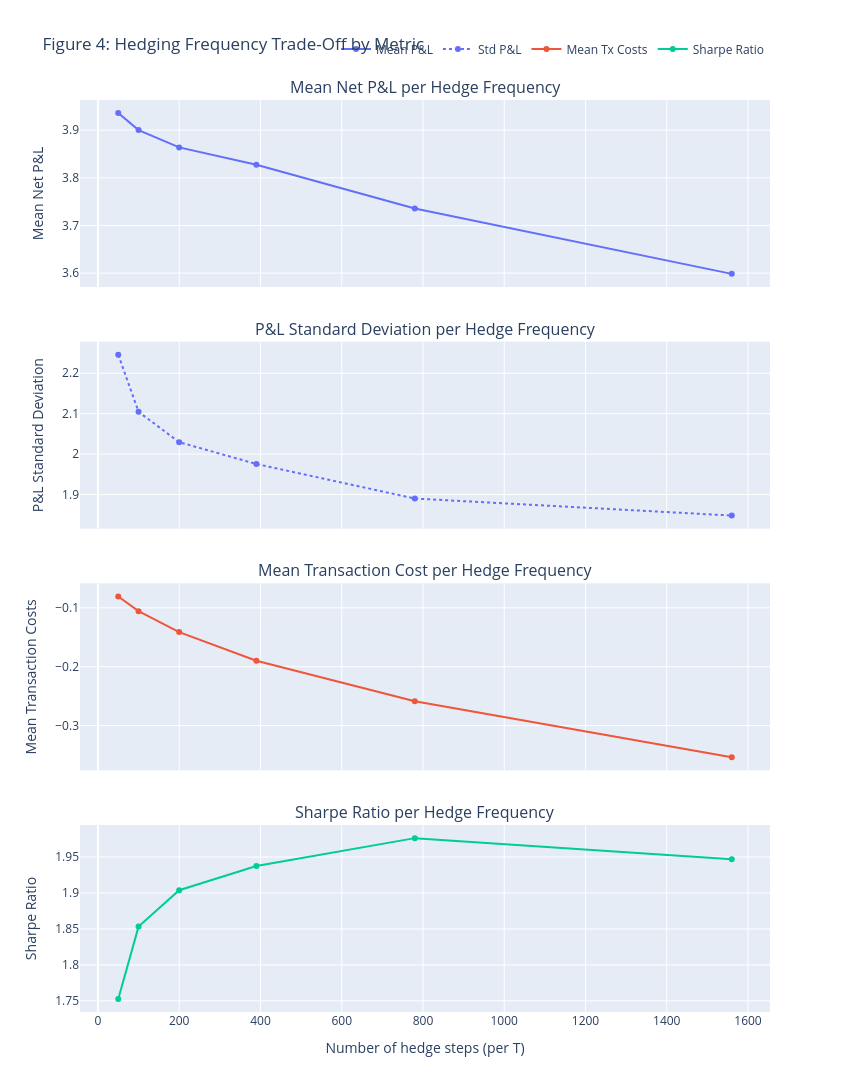

Notebook source saved alongside this figure:
### Markdown cell above
## Theory: Discrete-Time Link and Empirical Estimator

With rebalancing at discrete times $t_k = k\,\Delta t$ for $k = 0,\dots, N$ (so $N\,\Delta t = T$), a Riemann-sum analogue of the continuous identity is
$$
\sum_{k=1}^{N} \tfrac{1}{2}\,\Gamma_k\,S_k^2 \left[ \left(\tfrac{\Delta S_k}{S_k}\right)^2 - \sigma_{\text{imp}}^2\,\Delta t \right],
\qquad \Delta S_k := S_k - S_{k-1}.
$$
Key points:
- The quadratic-variation term $\big(\Delta S_k / S_k\big)^2$ estimates realized variance over $[t_{k-1}, t_k]$.
- The $-\sigma_{\text{imp}}^2\,\Delta t$ term offsets expected gamma earnings under the pricing (implied) volatility.
- Discrete hedging introduces residual terms (from hedge slippage and higher-order effects), and transaction costs reduce net P&L.

Connection to our Monte Carlo components:
- Payoff minus premium captures terminal value less initial price.
- Hedge trading aggregates $-\Delta\,\Delta S$ over steps (the P&L of the short stock position).
- Financing accrues interest on the cash account; with $r = 0$ this vanishes in expectation.
- Transaction costs penalize every trade and the final liquidation.

Figure 3’s slope of Net P&L vs. (realized $-$ implied) volatility is the discrete-time empirical counterpart of the continuous result: positive slope indicates monetization of variance when realized exceeds implied, with magnitude affected by hedging frequency and costs. Figure 6 summarizes the average contribution of each component, illustrating how costs and slippage move the realized P&L away from the idealized integral.

### Code cell
from plotly.subplots import make_subplots

sigma_imp = 0.1
transaction_cost_bps = 2

mean_pnls = []
mean_costs = []
std_pnls = []
sharpe_ratios = []
for steps in n_steps_list:
    sweep = simulate_delta_hedge_paths_mc(
        S0=S0, K=K, r=r, sigma_real=sigma_real, sigma_imp=sigma_imp, T=T,
        n_steps=steps, n_paths=min(n_paths, 8000), seed=GLOBAL_SEED+4, transaction_cost_bps=transaction_cost_bps
    )
    p = sweep['pnl']
    mean_val = np.mean(p)
    std_val = np.std(p)
    mean_pnls.append(mean_val)
    std_pnls.append(std_val)
    mean_costs.append(np.mean(sweep['transaction_cost_component']))
    sharpe_ratios.append(mean_val / std_val if std_val > 1e-12 else np.nan)

fig4 = make_subplots(
    rows=4,
    cols=1,
    shared_xaxes=True,
    vertical_spacing=0.06,
    subplot_titles=(
        'Mean Net P&L per Hedge Frequency',
        'P&L Standard Deviation per Hedge Frequency',
        'Mean Transaction Cost per Hedge Frequency',
        'Sharpe Ratio per Hedge Frequency'
    )
)

fig4.add_trace(
    go.Scatter(x=n_steps_list, y=mean_pnls, name='Mean P&L', mode='lines+markers'),
    row=1,
    col=1
)
fig4.add_trace(
    go.Scatter(
        x=n_steps_list,
        y=std_pnls,
        name='Std P&L',
        mode='lines+markers',
        line=dict(dash='dot', color='#636EFA')
    ),
    row=2,
    col=1
)
fig4.add_trace(
    go.Scatter(
        x=n_steps_list,
        y=mean_costs,
        name='Mean Tx Costs',
        mode='lines+markers',
        line=dict(color='#EF553B')
    ),
    row=3,
    col=1
)
fig4.add_trace(
    go.Scatter(
        x=n_steps_list,
        y=sharpe_ratios,
        name='Sharpe Ratio',
        mode='lines+markers',
        line=dict(color='#00CC96')
    ),
    row=4,
    col=1
)

fig4.update_layout(
    title_text='Figure 4: Hedging Frequency Trade-Off by Metric',
    width=850,
    height=1150,
    hovermode='x unified',
    legend=dict(orientation='h', yanchor='bottom', y=1.04, xanchor='right', x=1)
)
fig4.update_xaxes(title_text='Number of hedge steps (per T)', row=4, col=1)
fig4.update_yaxes(title_text='Mean Net P&L', row=1, col=1)
fig4.update_yaxes(title_text='P&L Standard Deviation', row=2, col=1)
fig4.update_yaxes(title_text='Mean Transaction Costs', row=3, col=1)
fig4.update_yaxes(title_text='Sharpe Ratio', row=4, col=1)
fig4.show()

### Figure 1 — Plotly figure (JSON) as saved in the notebook; plotly's stock layout.template omitted (floating-point values rounded to 4 significant figures)
{"data": [{"mode": "lines+markers", "name": "Mean P&L", "type": "scatter", "x": [50, 100, 200, 390, 780, 1560], "xaxis": "x", "y": [3.936, 3.9, 3.864, 3.828, 3.735, 3.598], "yaxis": "y"}, {"line": {"color": "#636EFA", "dash": "dot"}, "mode": "lines+markers", "name": "Std P&L", "type": "scatter", "x": [50, 100, 200, 390, 780, 1560], "xaxis": "x2", "y": [2.246, 2.105, 2.029, 1.976, 1.89, 1.848], "yaxis": "y2"}, {"line": {"color": "#EF553B"}, "mode": "lines+markers", "name": "Mean Tx Costs", "type": "scatter", "x": [50, 100, 200, 390, 780, 1560], "xaxis": "x3", "y": [-0.08069, -0.1056, -0.1412, -0.1898, -0.2587, -0.3537], "yaxis": "y3"}, {"line": {"color": "#00CC96"}, "mode": "lines+markers", "name": "Sharpe Ratio", "type": "scatter", "x": [50, 100, 200, 390, 780, 1560], "xaxis": "x4", "y": [1.753, 1.853, 1.904, 1.937, 1.976, 1.947], "yaxis": "y4"}], "layout": {"annotations": [{"font": {"size": 16}, "showarrow": false, "text": "Mean Net P&L per Hedge Frequency", "x": 0.5, "xanchor": "center", "xref": "paper", "y": 1, "yanchor": "bottom", "yref": "paper"}, {"font": {"size": 16}, "showarrow": false, "text": "P&L Standard Deviation per Hedge Frequency", "x": 0.5, "xanchor": "center", "xref": "paper", "y": 0.735, "yanchor": "bottom", "yref": "paper"}, {"font": {"size": 16}, "showarrow": false, "text": "Mean Transaction Cost per Hedge Frequency", "x": 0.5, "xanchor": "center", "xref": "paper", "y": 0.47, "yanchor": "bottom", "yref": "paper"}, {"font": {"size": 16}, "showarrow": false, "text": "Sharpe Ratio per Hedge Frequency", "x": 0.5, "xanchor": "center", "xref": "paper", "y": 0.205, "yanchor": "bottom", "yref": "paper"}], "height": 1150, "hovermode": "x unified", "legend": {"orientation": "h", "x": 1, "xanchor": "right", "y": 1.04, "yanchor": "bottom"}, "title": {"text": "Figure 4: Hedging Frequency Trade-Off by Metric"}, "width": 850, "xaxis": {"anchor": "y", "domain": [0, 1], "matches": "x4", "showticklabels": false}, "xaxis2": {"anchor": "y2", "domain": [0, 1], "matches": "x4", "showticklabels": false}, "xaxis3": {"anchor": "y3", "domain": [0, 1], "matches": "x4", "showticklabels": false}, "xaxis4": {"anchor": "y4", "domain": [0, 1], "title": {"text": "Number of hedge steps (per T)"}}, "yaxis": {"anchor": "x", "domain": [0.795, 1], "title": {"text": "Mean Net P&L"}}, "yaxis2": {"anchor": "x2", "domain": [0.53, 0.735], "title": {"text": "P&L Standard Deviation"}}, "yaxis3": {"anchor": "x3", "domain": [0.265, 0.47], "title": {"text": "Mean Transaction Costs"}}, "yaxis4": {"anchor": "x4", "domain": [0, 0.205], "title": {"text": "Sharpe Ratio"}}}}
